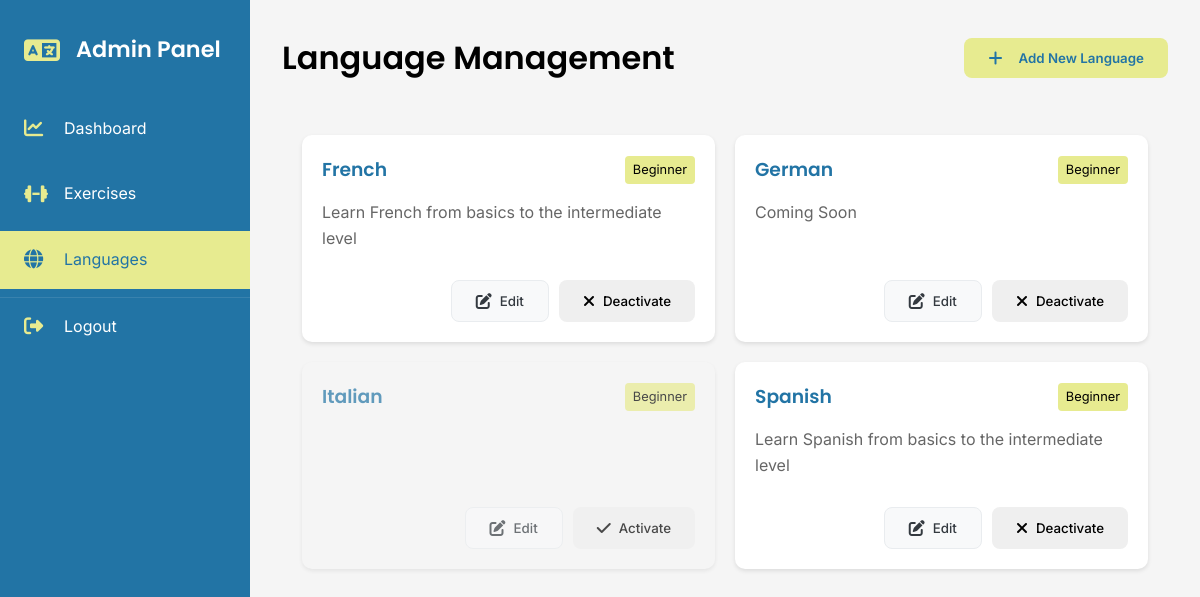
Page /view/admin/languages.php (signed in) on the earlier database version.
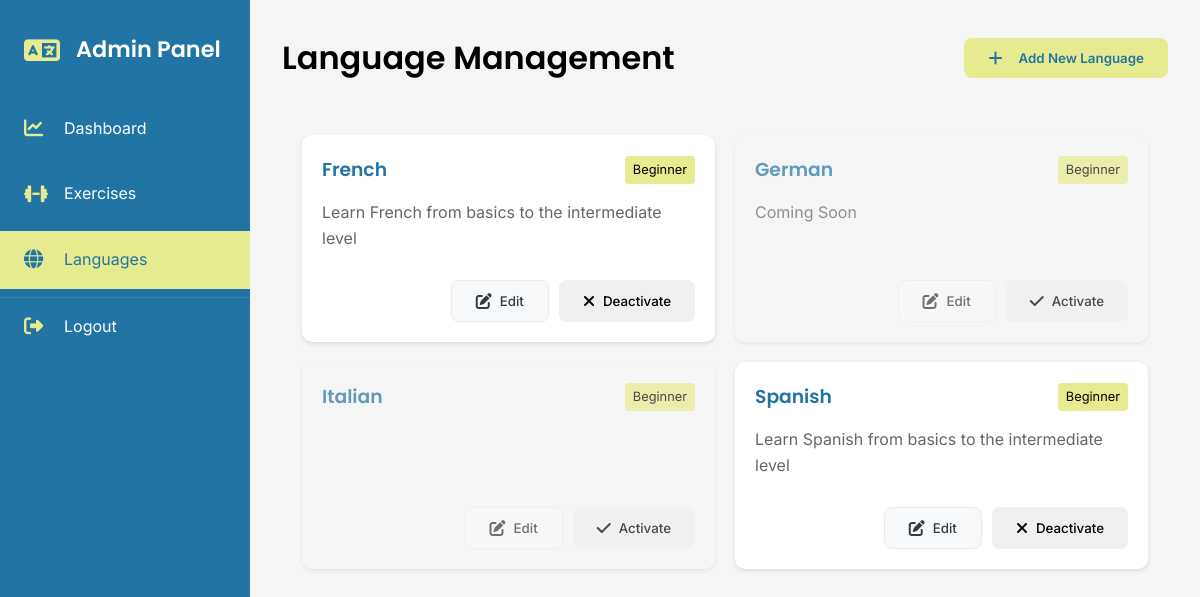
Same page on the later database version.
### tables this page shows
CREATE TABLE `languages` (
  `languageId` int(11) NOT NULL,
  `languageName` varchar(50) NOT NULL,
  `level` enum('Beginner','Intermediate','Advanced') NOT NULL,
  `description` text DEFAULT NULL,
  `active` tinyint(1) DEFAULT 1,
  `languageCode` varchar(2) NOT NULL DEFAULT 'en'
);

### view/admin/languages.php (the view, shortened to what this page needs)
<?php
require_once '../../config/db_connect.php';
$languages = $pdo->query("SELECT * FROM languages ORDER BY languageName")->fetchAll();
?>
<!DOCTYPE html>
<html lang="en">
<head>
    <link rel="stylesheet" href="https://cdnjs.cloudflare.com/ajax/libs/font-awesome/6.5.1/css/all.min.css">
    <link rel="stylesheet" href="../../assets/css/styles.css">
    <link rel="stylesheet" href="../../assets/css/admin/dashboard.css">
    <link rel="stylesheet" href="../../assets/css/admin/languages.css">
</head>
<body>
    <div class="admin-container">
        <?php include 'includes/sidebar.php'; ?>
        <main class="main-content">
            <div class="content-header">
                <h1>Language Management</h1>
                <button class="btn btn-primary" onclick="showAddLanguageModal()">
                    <i class="fas fa-plus"></i> Add New Language
                </button>
            </div>
            <div class="languages-grid">
                <?php foreach ($languages as $language): ?>
                    <div class="language-card <?= $language['active'] ? 'active' : 'inactive' ?>">
                        <div class="language-header">
                            <h3><?= htmlspecialchars($language['languageName']) ?></h3>
                            <span class="level-badge"><?= htmlspecialchars($language['level']) ?></span>
                        </div>
                        <p class="description"><?= htmlspecialchars($language['description']) ?></p>
                        <div class="language-actions">
                            <button class="btn btn-secondary" onclick="editLanguage(<?= htmlspecialchars(json_encode($language)) ?>)">
                                <i class="fas fa-edit"></i> Edit
                            </button>
                            <button class="btn <?= $language['active'] ? 'btn-danger' : 'btn-success' ?>"
                                    onclick="toggleLanguage(<?= $language['languageId'] ?>, <?= $language['active'] ?>)">
                                <i class="fas fa-<?= $language['active'] ? 'times' : 'check' ?>"></i>
                                <?= $language['active'] ? 'Deactivate' : 'Activate' ?>
                            </button>
                        </div>
                    </div>
                <?php endforeach; ?>
            </div>
        </main>
    </div>
</body>
</html>

### view/admin/includes/sidebar.php (shortened to what this page needs)
<aside class="sidebar">
    <div class="sidebar-header">
        <i class="fas fa-language"></i>
        <h2>Admin Panel</h2>
    </div>
    <nav class="sidebar-nav">
        <a href="dashboard.php" <?php echo basename($_SERVER['PHP_SELF']) == 'dashboard.php' ? 'class="active"' : ''; ?>>
            <i class="fas fa-chart-line"></i>
            <span>Dashboard</span>
        </a>
        <a href="exercises.php" <?php echo basename($_SERVER['PHP_SELF']) == 'exercises.php' ? 'class="active"' : ''; ?>>
            <i class="fas fa-dumbbell"></i>
            <span>Exercises</span>
        </a>
        <a href="languages.php" <?php echo basename($_SERVER['PHP_SELF']) == 'languages.php' ? 'class="active"' : ''; ?>>
            <i class="fas fa-globe"></i>
            <span>Languages</span>
        </a>
        <a href="#" onclick="confirmLogout(); return false;" class="logout">
            <i class="fas fa-sign-out-alt"></i>
            <span>Logout</span>
        </a>
    </nav>
</aside>

### assets/css/styles.css (style rules this page uses)
:root { --ucla-blue: #2274A5; --mindaro: #E7EB90; --coral: #EF8354; --white: #FFFFFF; --black: #000000; --gray-light: #F5F5F5; --gray: #666666; --font-heading: 'Poppins', sans-serif; --font-body: 'Inter', sans-serif; }
* { margin: 0; padding: 0; box-sizing: border-box; }
body { font-family: var(--font-body); line-height: 1.6; color: var(--black); }
h1, h2, h3, h4, h5, h6 { font-family: var(--font-heading); font-weight: 600; }
.btn { padding: 12px 24px; border: none; border-radius: 8px; cursor: pointer; font-weight: 500; font-family: var(--font-body); transition: all 0.3s ease; display: inline-flex; align-items: center; gap: 8px; }
.btn i { font-size: 1.2em; }
.btn-primary { background-color: var(--ucla-blue); color: var(--white); }
.btn-secondary { background-color: var(--mindaro); color: var(--ucla-blue); }

### assets/css/admin/dashboard.css (style rules this page uses)
:root { --primary: #4A90E2; --secondary: #6C757D; --success: #2ECC71; --warning: #F1C40F; --danger: #E74C3C; --light: #F8F9FA; --dark: #343A40; --white: #FFFFFF; --border: #E9ECEF; --shadow: 0 2px 4px rgba(0,0,0,0.1); }
.admin-container { display: flex; min-height: 100vh; }
.sidebar { width: 250px; height: 100vh; background-color: var(--ucla-blue); position: fixed; left: 0; top: 0; padding: 2rem 0; color: var(--white); }
.sidebar-header { display: flex; align-items: center; gap: 1rem; padding: 0 1.5rem; margin-bottom: 2rem; }
.sidebar-header i { font-size: 1.8rem; color: var(--mindaro); }
.sidebar-header h2 { font-family: var(--font-heading); font-size: 1.4rem; color: var(--white); }
.sidebar-nav { display: flex; flex-direction: column; gap: 0.5rem; }
.sidebar-nav a { display: flex; align-items: center; gap: 1rem; padding: 1rem 1.5rem; color: var(--white); text-decoration: none; transition: all 0.3s ease; }
.sidebar-nav a.active { background-color: var(--mindaro); color: var(--ucla-blue); }
.sidebar-nav a.active i { color: var(--ucla-blue); }
.sidebar-nav i { font-size: 1.2rem; width: 24px; color: var(--mindaro); }
.sidebar-nav .logout { margin-top: auto; color: var(--white); background-color: transparent; border-top: 1px solid rgba(255, 255, 255, 0.1); padding-top: 1rem; transition: all 0.3s ease; }
.main-content { flex: 1; margin-left: 250px; padding: 2rem; background-color: var(--gray-light); min-height: 100vh; }
.content-header { display: flex; justify-content: space-between; align-items: center; margin-bottom: 2rem; }
.btn-primary, .btn-secondary { padding: 0.75rem 1.5rem; border-radius: 8px; border: none; font-weight: 500; display: flex; align-items: center; gap: 0.5rem; cursor: pointer; transition: all 0.3s ease; }
.btn-primary { background: var(--primary); color: var(--white); }
.btn-secondary { background: var(--light); color: var(--dark); border: 1px solid var(--border); }

### assets/css/admin/languages.css (style rules this page uses)
.languages-grid { display: grid; grid-template-columns: repeat(auto-fill, minmax(300px, 1fr)); gap: 20px; padding: 20px; }
.language-card { background: var(--white); border-radius: 10px; padding: 20px; box-shadow: 0 2px 4px rgba(0,0,0,0.1); transition: transform 0.3s ease, box-shadow 0.3s ease; }
.language-card.inactive { opacity: 0.7; background: var(--gray-light); }
.language-header { display: flex; justify-content: space-between; align-items: center; margin-bottom: 15px; }
.language-header h3 { color: var(--ucla-blue); margin: 0; }
.level-badge { background: var(--mindaro); padding: 4px 8px; border-radius: 4px; font-size: 0.8em; color: var(--black); }
.description { color: var(--gray); margin-bottom: 20px; min-height: 60px; }
.language-actions { display: flex; gap: 10px; justify-content: flex-end; }
.content-header .btn-primary { background-color: var(--mindaro); color: var(--ucla-blue); font-weight: 600; padding: 12px 24px; transition: all 0.3s ease; }
.content-header .btn-primary i { margin-right: 8px; }

Differences in the rows shown:
changed languages "German": active "Deactivate" → "Activate"
